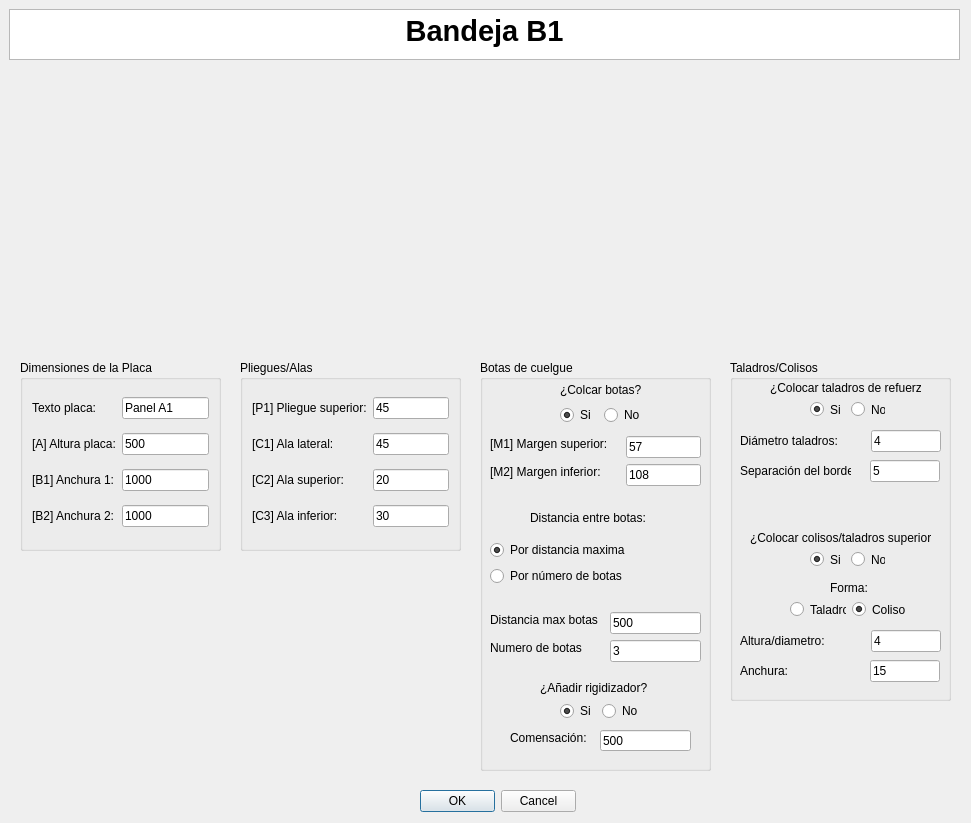
<?xml version="1.0" encoding="UTF-8"?>
<ui version="4.0">
 <class>MyPositionDialog</class>
 <widget class="QDialog" name="MyPositionDialog">
  <property name="geometry">
   <rect>
    <x>0</x>
    <y>0</y>
    <width>971</width>
    <height>823</height>
   </rect>
  </property>
  <property name="windowTitle">
   <string>Enter Position</string>
  </property>
  <property name="whatsThis">
   <string>&lt;html&gt;&lt;head/&gt;&lt;body&gt;&lt;p&gt;Esta ventana de KSDpanel te permite introducir todas las medidas correspondientes del panel seleccionado.&lt;/p&gt;&lt;p&gt;Recuerda que todas las medidas deben de ir en milimetros (mm).&lt;/p&gt;&lt;/body&gt;&lt;/html&gt;</string>
  </property>
  <widget class="QDialogButtonBox" name="buttonBox">
   <property name="geometry">
    <rect>
     <x>420</x>
     <y>790</y>
     <width>156</width>
     <height>23</height>
    </rect>
   </property>
   <property name="orientation">
    <enum>Qt::Horizontal</enum>
   </property>
   <property name="standardButtons">
    <set>QDialogButtonBox::Cancel|QDialogButtonBox::Ok</set>
   </property>
  </widget>
  <widget class="QTextBrowser" name="textBrowser">
   <property name="geometry">
    <rect>
     <x>9</x>
     <y>9</y>
     <width>951</width>
     <height>51</height>
    </rect>
   </property>
   <property name="html">
    <string>&lt;!DOCTYPE HTML PUBLIC &quot;-//W3C//DTD HTML 4.0//EN&quot; &quot;http://www.w3.org/TR/REC-html40/strict.dtd&quot;&gt;
&lt;html&gt;&lt;head&gt;&lt;meta name=&quot;qrichtext&quot; content=&quot;1&quot; /&gt;&lt;style type=&quot;text/css&quot;&gt;
p, li { white-space: pre-wrap; }
&lt;/style&gt;&lt;/head&gt;&lt;body style=&quot; font-family:'MS Shell Dlg 2'; font-size:8.25pt; font-weight:400; font-style:normal;&quot;&gt;
&lt;p align=&quot;center&quot; style=&quot; margin-top:0px; margin-bottom:0px; margin-left:0px; margin-right:0px; -qt-block-indent:0; text-indent:0px;&quot;&gt;&lt;span style=&quot; font-size:22pt; font-weight:600;&quot;&gt;Bandeja B1&lt;/span&gt;&lt;/p&gt;&lt;/body&gt;&lt;/html&gt;</string>
   </property>
  </widget>
  <widget class="QGroupBox" name="groupBox">
   <property name="geometry">
    <rect>
     <x>480</x>
     <y>360</y>
     <width>231</width>
     <height>411</height>
    </rect>
   </property>
   <property name="styleSheet">
    <string notr="true">font: 10pt &quot;MS Shell Dlg 2&quot;;</string>
   </property>
   <property name="title">
    <string>Botas de cuelgue</string>
   </property>
   <widget class="QLineEdit" name="numeroBotasUI">
    <property name="geometry">
     <rect>
      <x>130</x>
      <y>280</y>
      <width>91</width>
      <height>22</height>
     </rect>
    </property>
    <property name="text">
     <string>3</string>
    </property>
   </widget>
   <widget class="QLineEdit" name="distanciaEntreBotasUI">
    <property name="geometry">
     <rect>
      <x>130</x>
      <y>252</y>
      <width>91</width>
      <height>22</height>
     </rect>
    </property>
    <property name="text">
     <string>500</string>
    </property>
   </widget>
   <widget class="QLabel" name="label_7">
    <property name="geometry">
     <rect>
      <x>10</x>
      <y>280</y>
      <width>98</width>
      <height>16</height>
     </rect>
    </property>
    <property name="text">
     <string>Numero de botas</string>
    </property>
   </widget>
   <widget class="QLabel" name="label_6">
    <property name="geometry">
     <rect>
      <x>10</x>
      <y>252</y>
      <width>114</width>
      <height>16</height>
     </rect>
    </property>
    <property name="text">
     <string>Distancia max botas</string>
    </property>
   </widget>
   <widget class="QLabel" name="label_3">
    <property name="geometry">
     <rect>
      <x>10</x>
      <y>76</y>
      <width>130</width>
      <height>16</height>
     </rect>
    </property>
    <property name="text">
     <string>[M1] Margen superior:</string>
    </property>
   </widget>
   <widget class="QLabel" name="label_5">
    <property name="geometry">
     <rect>
      <x>10</x>
      <y>104</y>
      <width>124</width>
      <height>16</height>
     </rect>
    </property>
    <property name="text">
     <string>[M2] Margen inferior:</string>
    </property>
   </widget>
   <widget class="QLineEdit" name="margenAUI">
    <property name="geometry">
     <rect>
      <x>146</x>
      <y>76</y>
      <width>75</width>
      <height>22</height>
     </rect>
    </property>
    <property name="text">
     <string>57</string>
    </property>
   </widget>
   <widget class="QLineEdit" name="margenBUI">
    <property name="geometry">
     <rect>
      <x>146</x>
      <y>104</y>
      <width>75</width>
      <height>22</height>
     </rect>
    </property>
    <property name="text">
     <string>108</string>
    </property>
   </widget>
   <widget class="QLabel" name="label_10">
    <property name="geometry">
     <rect>
      <x>50</x>
      <y>150</y>
      <width>125</width>
      <height>16</height>
     </rect>
    </property>
    <property name="text">
     <string>Distancia entre botas:</string>
    </property>
   </widget>
   <widget class="QWidget" name="layoutWidget">
    <property name="geometry">
     <rect>
      <x>80</x>
      <y>21</y>
      <width>85</width>
      <height>44</height>
     </rect>
    </property>
    <layout class="QGridLayout" name="gridLayout">
     <item row="0" column="0" colspan="2">
      <widget class="QLabel" name="label_2">
       <property name="mouseTracking">
        <bool>false</bool>
       </property>
       <property name="text">
        <string>¿Colcar botas?</string>
       </property>
       <property name="buddy">
        <cstring>label_2</cstring>
       </property>
      </widget>
     </item>
     <item row="1" column="0">
      <widget class="QRadioButton" name="crearBotasUI">
       <property name="text">
        <string>Si</string>
       </property>
       <property name="checked">
        <bool>true</bool>
       </property>
      </widget>
     </item>
     <item row="1" column="1">
      <widget class="QRadioButton" name="noCrearBotasUI">
       <property name="text">
        <string>No</string>
       </property>
      </widget>
     </item>
    </layout>
   </widget>
   <widget class="QWidget" name="layoutWidget">
    <property name="geometry">
     <rect>
      <x>10</x>
      <y>180</y>
      <width>147</width>
      <height>48</height>
     </rect>
    </property>
    <layout class="QVBoxLayout" name="verticalLayout">
     <item>
      <widget class="QRadioButton" name="parametroBotasUI_3">
       <property name="text">
        <string>Por distancia maxima</string>
       </property>
       <property name="checked">
        <bool>true</bool>
       </property>
      </widget>
     </item>
     <item>
      <widget class="QRadioButton" name="parametroBotasUI">
       <property name="text">
        <string>Por número de botas</string>
       </property>
      </widget>
     </item>
    </layout>
   </widget>
   <widget class="QLabel" name="label_23">
    <property name="geometry">
     <rect>
      <x>60</x>
      <y>320</y>
      <width>121</width>
      <height>16</height>
     </rect>
    </property>
    <property name="text">
     <string>¿Añadir rigidizador?</string>
    </property>
   </widget>
   <widget class="QWidget" name="layoutWidget_2">
    <property name="geometry">
     <rect>
      <x>80</x>
      <y>340</y>
      <width>80</width>
      <height>22</height>
     </rect>
    </property>
    <layout class="QHBoxLayout" name="horizontalLayout_4">
     <item>
      <widget class="QRadioButton" name="crearRigidizadorUI">
       <property name="text">
        <string>Si</string>
       </property>
       <property name="checked">
        <bool>true</bool>
       </property>
      </widget>
     </item>
     <item>
      <widget class="QRadioButton" name="noCrearRigidizadorUI">
       <property name="text">
        <string>No</string>
       </property>
      </widget>
     </item>
    </layout>
   </widget>
   <widget class="QLineEdit" name="compensacionGrosorCompositeUI">
    <property name="geometry">
     <rect>
      <x>120</x>
      <y>370</y>
      <width>91</width>
      <height>21</height>
     </rect>
    </property>
    <property name="text">
     <string>500</string>
    </property>
   </widget>
   <widget class="QLabel" name="label_24">
    <property name="geometry">
     <rect>
      <x>30</x>
      <y>370</y>
      <width>91</width>
      <height>16</height>
     </rect>
    </property>
    <property name="text">
     <string>Comensación:</string>
    </property>
   </widget>
  </widget>
  <widget class="QGroupBox" name="groupBox_2">
   <property name="geometry">
    <rect>
     <x>240</x>
     <y>360</y>
     <width>221</width>
     <height>191</height>
    </rect>
   </property>
   <property name="styleSheet">
    <string notr="true">font: 10pt &quot;MS Shell Dlg 2&quot;;</string>
   </property>
   <property name="title">
    <string>Pliegues/Alas</string>
   </property>
   <layout class="QGridLayout" name="gridLayout_2">
    <item row="2" column="1">
     <widget class="QLineEdit" name="alaIzquierdaUI">
      <property name="text">
       <string>45</string>
      </property>
     </widget>
    </item>
    <item row="4" column="0">
     <widget class="QLabel" name="label_12">
      <property name="text">
       <string>[C3] Ala inferior:</string>
      </property>
     </widget>
    </item>
    <item row="3" column="1">
     <widget class="QLineEdit" name="alaSuperiorUI">
      <property name="text">
       <string>20</string>
      </property>
     </widget>
    </item>
    <item row="0" column="0">
     <widget class="QLabel" name="label_13">
      <property name="text">
       <string>[P1] Pliegue superior:</string>
      </property>
     </widget>
    </item>
    <item row="3" column="0">
     <widget class="QLabel" name="label_11">
      <property name="text">
       <string>[C2] Ala superior:</string>
      </property>
     </widget>
    </item>
    <item row="2" column="0">
     <widget class="QLabel" name="label_9">
      <property name="text">
       <string>[C1] Ala lateral:</string>
      </property>
     </widget>
    </item>
    <item row="0" column="1">
     <widget class="QLineEdit" name="pliegueSuperiorUI">
      <property name="text">
       <string>45</string>
      </property>
     </widget>
    </item>
    <item row="4" column="1">
     <widget class="QLineEdit" name="alaInferiorUI">
      <property name="text">
       <string>30</string>
      </property>
     </widget>
    </item>
   </layout>
  </widget>
  <widget class="QLabel" name="imagenPanelUI">
   <property name="geometry">
    <rect>
     <x>220</x>
     <y>70</y>
     <width>521</width>
     <height>281</height>
    </rect>
   </property>
   <property name="text">
    <string/>
   </property>
   <property name="pixmap">
    <pixmap>../imagenes/REF_BH1cotas.jpg</pixmap>
   </property>
   <property name="scaledContents">
    <bool>true</bool>
   </property>
   <property name="wordWrap">
    <bool>false</bool>
   </property>
   <property name="margin">
    <number>0</number>
   </property>
   <property name="openExternalLinks">
    <bool>false</bool>
   </property>
  </widget>
  <widget class="QGroupBox" name="groupBox_3">
   <property name="geometry">
    <rect>
     <x>20</x>
     <y>360</y>
     <width>201</width>
     <height>191</height>
    </rect>
   </property>
   <property name="styleSheet">
    <string notr="true">font: 10pt &quot;MS Shell Dlg 2&quot;;</string>
   </property>
   <property name="title">
    <string>Dimensiones de la Placa</string>
   </property>
   <layout class="QGridLayout" name="gridLayout_3">
    <item row="2" column="1">
     <widget class="QLineEdit" name="anchura1UI">
      <property name="text">
       <string>1000</string>
      </property>
     </widget>
    </item>
    <item row="0" column="1">
     <widget class="QLineEdit" name="textoDescriptivoA0UI">
      <property name="text">
       <string>Panel A1</string>
      </property>
     </widget>
    </item>
    <item row="1" column="0">
     <widget class="QLabel" name="label_8">
      <property name="text">
       <string>[A] Altura placa:</string>
      </property>
     </widget>
    </item>
    <item row="0" column="0">
     <widget class="QLabel" name="label">
      <property name="text">
       <string>Texto placa:</string>
      </property>
     </widget>
    </item>
    <item row="2" column="0">
     <widget class="QLabel" name="label_4">
      <property name="text">
       <string>[B1] Anchura 1:</string>
      </property>
     </widget>
    </item>
    <item row="1" column="1">
     <widget class="QLineEdit" name="alturaPlacaUI">
      <property name="text">
       <string>500</string>
      </property>
     </widget>
    </item>
    <item row="3" column="0">
     <widget class="QLabel" name="label_22">
      <property name="text">
       <string>[B2] Anchura 2:</string>
      </property>
     </widget>
    </item>
    <item row="3" column="1">
     <widget class="QLineEdit" name="anchura2UI">
      <property name="text">
       <string>1000</string>
      </property>
     </widget>
    </item>
   </layout>
  </widget>
  <widget class="QGroupBox" name="groupBox_4">
   <property name="geometry">
    <rect>
     <x>730</x>
     <y>360</y>
     <width>221</width>
     <height>341</height>
    </rect>
   </property>
   <property name="title">
    <string>Taladros/Colisos</string>
   </property>
   <widget class="QLabel" name="label_15">
    <property name="geometry">
     <rect>
      <x>40</x>
      <y>20</y>
      <width>151</width>
      <height>16</height>
     </rect>
    </property>
    <property name="text">
     <string>¿Colocar taladros de refuerzo?</string>
    </property>
   </widget>
   <widget class="QLabel" name="label_16">
    <property name="geometry">
     <rect>
      <x>10</x>
      <y>70</y>
      <width>125</width>
      <height>22</height>
     </rect>
    </property>
    <property name="text">
     <string>Diámetro taladros:</string>
    </property>
   </widget>
   <widget class="QLineEdit" name="diametroTaladrosUI">
    <property name="geometry">
     <rect>
      <x>141</x>
      <y>70</y>
      <width>70</width>
      <height>22</height>
     </rect>
    </property>
    <property name="text">
     <string>4</string>
    </property>
   </widget>
   <widget class="QLineEdit" name="distanciaBordeUI">
    <property name="geometry">
     <rect>
      <x>140</x>
      <y>100</y>
      <width>70</width>
      <height>22</height>
     </rect>
    </property>
    <property name="text">
     <string>5</string>
    </property>
   </widget>
   <widget class="QLabel" name="label_17">
    <property name="geometry">
     <rect>
      <x>10</x>
      <y>100</y>
      <width>111</width>
      <height>21</height>
     </rect>
    </property>
    <property name="text">
     <string>Separación del borde:</string>
    </property>
   </widget>
   <widget class="QLabel" name="label_18">
    <property name="geometry">
     <rect>
      <x>20</x>
      <y>170</y>
      <width>181</width>
      <height>16</height>
     </rect>
    </property>
    <property name="text">
     <string>¿Colocar colisos/taladros superiores?</string>
    </property>
   </widget>
   <widget class="QLabel" name="label_19">
    <property name="geometry">
     <rect>
      <x>100</x>
      <y>220</y>
      <width>41</width>
      <height>16</height>
     </rect>
    </property>
    <property name="text">
     <string>Forma:</string>
    </property>
   </widget>
   <widget class="QLineEdit" name="anchuraColisoUI">
    <property name="geometry">
     <rect>
      <x>140</x>
      <y>300</y>
      <width>70</width>
      <height>22</height>
     </rect>
    </property>
    <property name="text">
     <string>15</string>
    </property>
   </widget>
   <widget class="QLineEdit" name="alturaColisoUI">
    <property name="geometry">
     <rect>
      <x>141</x>
      <y>270</y>
      <width>70</width>
      <height>22</height>
     </rect>
    </property>
    <property name="text">
     <string>4</string>
    </property>
   </widget>
   <widget class="QLabel" name="label_20">
    <property name="geometry">
     <rect>
      <x>10</x>
      <y>300</y>
      <width>111</width>
      <height>21</height>
     </rect>
    </property>
    <property name="text">
     <string>Anchura:</string>
    </property>
   </widget>
   <widget class="QLabel" name="label_21">
    <property name="geometry">
     <rect>
      <x>10</x>
      <y>270</y>
      <width>125</width>
      <height>22</height>
     </rect>
    </property>
    <property name="text">
     <string>Altura/diametro:</string>
    </property>
   </widget>
   <widget class="QWidget" name="layoutWidget">
    <property name="geometry">
     <rect>
      <x>80</x>
      <y>40</y>
      <width>75</width>
      <height>19</height>
     </rect>
    </property>
    <layout class="QHBoxLayout" name="horizontalLayout">
     <item>
      <widget class="QRadioButton" name="crearTaladrosUI">
       <property name="text">
        <string>Si</string>
       </property>
       <property name="checked">
        <bool>true</bool>
       </property>
      </widget>
     </item>
     <item>
      <widget class="QRadioButton" name="noCrearTaladrosUI">
       <property name="text">
        <string>No</string>
       </property>
      </widget>
     </item>
    </layout>
   </widget>
   <widget class="QWidget" name="layoutWidget">
    <property name="geometry">
     <rect>
      <x>80</x>
      <y>190</y>
      <width>75</width>
      <height>19</height>
     </rect>
    </property>
    <layout class="QHBoxLayout" name="horizontalLayout_2">
     <item>
      <widget class="QRadioButton" name="crearColisoUI">
       <property name="text">
        <string>Si</string>
       </property>
       <property name="checked">
        <bool>true</bool>
       </property>
      </widget>
     </item>
     <item>
      <widget class="QRadioButton" name="noCrearColisoUI">
       <property name="text">
        <string>No</string>
       </property>
      </widget>
     </item>
    </layout>
   </widget>
   <widget class="QWidget" name="layoutWidget">
    <property name="geometry">
     <rect>
      <x>60</x>
      <y>240</y>
      <width>118</width>
      <height>19</height>
     </rect>
    </property>
    <layout class="QHBoxLayout" name="horizontalLayout_3">
     <item>
      <widget class="QRadioButton" name="taladroColisoUI">
       <property name="text">
        <string>Taladro</string>
       </property>
      </widget>
     </item>
     <item>
      <widget class="QRadioButton" name="colisoColisoUI">
       <property name="text">
        <string>Coliso</string>
       </property>
       <property name="checked">
        <bool>true</bool>
       </property>
      </widget>
     </item>
    </layout>
   </widget>
  </widget>
  <zorder>groupBox_2</zorder>
  <zorder>groupBox</zorder>
  <zorder>buttonBox</zorder>
  <zorder>textBrowser</zorder>
  <zorder>imagenPanelUI</zorder>
  <zorder>groupBox_3</zorder>
  <zorder>groupBox_4</zorder>
 </widget>
 <resources/>
 <connections>
  <connection>
   <sender>buttonBox</sender>
   <signal>accepted()</signal>
   <receiver>MyPositionDialog</receiver>
   <slot>accept()</slot>
   <hints>
    <hint type="sourcelabel">
     <x>248</x>
     <y>254</y>
    </hint>
    <hint type="destinationlabel">
     <x>157</x>
     <y>274</y>
    </hint>
   </hints>
  </connection>
  <connection>
   <sender>buttonBox</sender>
   <signal>rejected()</signal>
   <receiver>MyPositionDialog</receiver>
   <slot>reject()</slot>
   <hints>
    <hint type="sourcelabel">
     <x>316</x>
     <y>260</y>
    </hint>
    <hint type="destinationlabel">
     <x>286</x>
     <y>274</y>
    </hint>
   </hints>
  </connection>
 </connections>
</ui>
